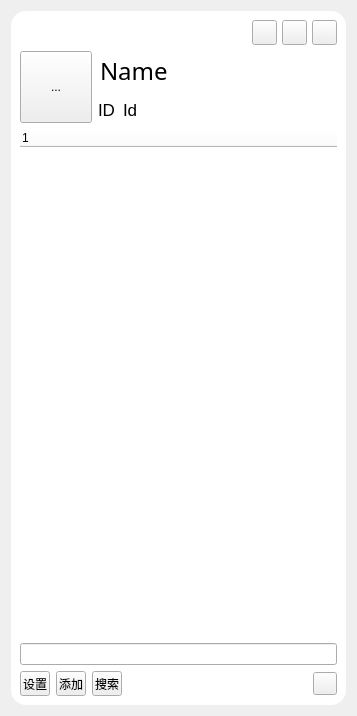
<?xml version="1.0" encoding="UTF-8"?>
<ui version="4.0">
 <class>FriendList</class>
 <widget class="QWidget" name="FriendList">
  <property name="geometry">
   <rect>
    <x>0</x>
    <y>0</y>
    <width>357</width>
    <height>716</height>
   </rect>
  </property>
  <property name="windowTitle">
   <string>Form</string>
  </property>
  <layout class="QVBoxLayout" name="verticalLayout">
   <item>
    <widget class="QFrame" name="frame">
     <property name="styleSheet">
      <string notr="true">QFrame
{
	background-color:rgb(255,255,255);
 
	border:none;
	border-radius:15px;
}</string>
     </property>
     <property name="frameShape">
      <enum>QFrame::StyledPanel</enum>
     </property>
     <property name="frameShadow">
      <enum>QFrame::Raised</enum>
     </property>
     <layout class="QVBoxLayout" name="verticalLayout_2">
      <item>
       <layout class="QHBoxLayout" name="horizontalLayout">
        <item>
         <spacer name="horizontalSpacer_2">
          <property name="orientation">
           <enum>Qt::Horizontal</enum>
          </property>
          <property name="sizeHint" stdset="0">
           <size>
            <width>40</width>
            <height>20</height>
           </size>
          </property>
         </spacer>
        </item>
        <item>
         <layout class="QHBoxLayout" name="tool">
          <property name="spacing">
           <number>5</number>
          </property>
          <item>
           <widget class="QToolButton" name="minimize">
            <property name="minimumSize">
             <size>
              <width>25</width>
              <height>25</height>
             </size>
            </property>
            <property name="maximumSize">
             <size>
              <width>25</width>
              <height>25</height>
             </size>
            </property>
            <property name="text">
             <string/>
            </property>
            <property name="icon">
             <iconset resource="icos.qrc">
              <normaloff>:/tool/minimize.png</normaloff>:/tool/minimize.png</iconset>
            </property>
            <property name="iconSize">
             <size>
              <width>25</width>
              <height>25</height>
             </size>
            </property>
           </widget>
          </item>
          <item>
           <widget class="QToolButton" name="maximize">
            <property name="minimumSize">
             <size>
              <width>25</width>
              <height>25</height>
             </size>
            </property>
            <property name="maximumSize">
             <size>
              <width>25</width>
              <height>25</height>
             </size>
            </property>
            <property name="text">
             <string/>
            </property>
            <property name="icon">
             <iconset resource="icos.qrc">
              <normaloff>:/tool/maximize.png</normaloff>:/tool/maximize.png</iconset>
            </property>
            <property name="iconSize">
             <size>
              <width>25</width>
              <height>25</height>
             </size>
            </property>
           </widget>
          </item>
          <item>
           <widget class="QToolButton" name="close">
            <property name="minimumSize">
             <size>
              <width>25</width>
              <height>25</height>
             </size>
            </property>
            <property name="maximumSize">
             <size>
              <width>25</width>
              <height>25</height>
             </size>
            </property>
            <property name="text">
             <string/>
            </property>
            <property name="icon">
             <iconset resource="icos.qrc">
              <normaloff>:/tool/close.png</normaloff>:/tool/close.png</iconset>
            </property>
            <property name="iconSize">
             <size>
              <width>25</width>
              <height>25</height>
             </size>
            </property>
           </widget>
          </item>
         </layout>
        </item>
       </layout>
      </item>
      <item>
       <layout class="QGridLayout" name="gridLayout">
        <item row="0" column="0" rowspan="2">
         <widget class="QToolButton" name="picture">
          <property name="minimumSize">
           <size>
            <width>72</width>
            <height>72</height>
           </size>
          </property>
          <property name="maximumSize">
           <size>
            <width>72</width>
            <height>72</height>
           </size>
          </property>
          <property name="text">
           <string>...</string>
          </property>
          <property name="iconSize">
           <size>
            <width>72</width>
            <height>72</height>
           </size>
          </property>
         </widget>
        </item>
        <item row="0" column="1">
         <layout class="QHBoxLayout" name="horizontalLayout_2">
          <item>
           <widget class="QLineEdit" name="name">
            <property name="font">
             <font>
              <family>Adobe Devanagari</family>
              <pointsize>18</pointsize>
             </font>
            </property>
            <property name="styleSheet">
             <string notr="true">background:transparent;
border-width:0;
border-style:outset</string>
            </property>
            <property name="text">
             <string>Name</string>
            </property>
           </widget>
          </item>
         </layout>
        </item>
        <item row="1" column="1">
         <layout class="QHBoxLayout" name="horizontalLayout_3">
          <item>
           <widget class="QLabel" name="label_2">
            <property name="font">
             <font>
              <pointsize>13</pointsize>
             </font>
            </property>
            <property name="text">
             <string>ID</string>
            </property>
           </widget>
          </item>
          <item>
           <widget class="QLineEdit" name="id">
            <property name="font">
             <font>
              <pointsize>13</pointsize>
             </font>
            </property>
            <property name="styleSheet">
             <string notr="true">background:transparent;
border-width:0;
border-style:outset</string>
            </property>
            <property name="text">
             <string>Id</string>
            </property>
           </widget>
          </item>
         </layout>
        </item>
       </layout>
      </item>
      <item>
       <widget class="QTreeWidget" name="treeWidget">
        <property name="indentation">
         <number>0</number>
        </property>
        <column>
         <property name="text">
          <string notr="true">1</string>
         </property>
        </column>
       </widget>
      </item>
      <item>
       <widget class="QLineEdit" name="searchline"/>
      </item>
      <item>
       <layout class="QHBoxLayout" name="tool_2">
        <item>
         <widget class="QToolButton" name="setting">
          <property name="maximumSize">
           <size>
            <width>30</width>
            <height>30</height>
           </size>
          </property>
          <property name="text">
           <string>设置</string>
          </property>
          <property name="icon">
           <iconset resource="icos.qrc">
            <normaloff>:/friendlist/setting.png</normaloff>:/friendlist/setting.png</iconset>
          </property>
          <property name="iconSize">
           <size>
            <width>25</width>
            <height>25</height>
           </size>
          </property>
         </widget>
        </item>
        <item>
         <widget class="QToolButton" name="add">
          <property name="maximumSize">
           <size>
            <width>30</width>
            <height>30</height>
           </size>
          </property>
          <property name="text">
           <string>添加</string>
          </property>
          <property name="icon">
           <iconset resource="icos.qrc">
            <normaloff>:/friendlist/add.png</normaloff>:/friendlist/add.png</iconset>
          </property>
          <property name="iconSize">
           <size>
            <width>25</width>
            <height>25</height>
           </size>
          </property>
         </widget>
        </item>
        <item>
         <widget class="QToolButton" name="search">
          <property name="maximumSize">
           <size>
            <width>30</width>
            <height>30</height>
           </size>
          </property>
          <property name="text">
           <string>搜索</string>
          </property>
          <property name="icon">
           <iconset resource="icos.qrc">
            <normaloff>:/friendlist/search.png</normaloff>:/friendlist/search.png</iconset>
          </property>
          <property name="iconSize">
           <size>
            <width>25</width>
            <height>25</height>
           </size>
          </property>
         </widget>
        </item>
        <item>
         <spacer name="horizontalSpacer">
          <property name="orientation">
           <enum>Qt::Horizontal</enum>
          </property>
          <property name="sizeHint" stdset="0">
           <size>
            <width>40</width>
            <height>20</height>
           </size>
          </property>
         </spacer>
        </item>
        <item>
         <widget class="QToolButton" name="flushfriend">
          <property name="text">
           <string/>
          </property>
          <property name="icon">
           <iconset resource="icos.qrc">
            <normaloff>:/tool/flush.png</normaloff>:/tool/flush.png</iconset>
          </property>
         </widget>
        </item>
       </layout>
      </item>
     </layout>
    </widget>
   </item>
  </layout>
 </widget>
 <resources>
  <include location="icos.qrc"/>
 </resources>
 <connections/>
</ui>
